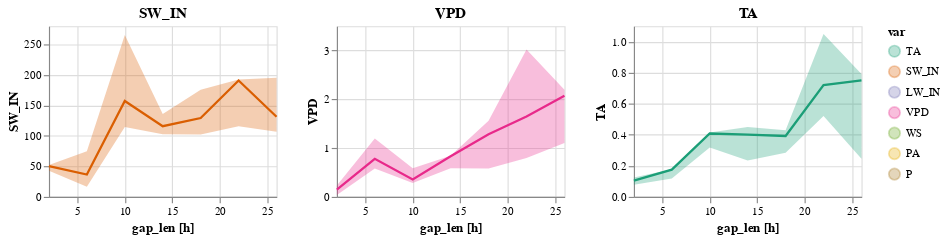

This figure's notebook cell:
### Code cell
facet_wrap(gap_len_agg[gap_len_agg.method == 'KalmanFilter'], _plot_gap_len, 'var')

### Figure 1 — Vega-Lite specification as saved in the notebook (floating-point values rounded to 4 significant figures)
{"config": {"view": {"continuousWidth": 400, "continuousHeight": 300}}, "vconcat": [{"hconcat": [{"layer": [{"mark": "line", "encoding": {"color": {"field": "var", "scale": {"domain": ["TA", "SW_IN", "LW_IN", "VPD", "WS", "PA", "P"], "range": ["#1B9E77", "#D95F02", "#7570B3", "#E7298A", "#66A61E", "#E6AB02", "#A6761D", "#666666"]}, "type": "nominal"}, "x": {"axis": {"labelAngle": 0}, "field": "gap_len", "title": "gap_len [h]", "type": "quantitative"}, "y": {"field": "median", "title": "SW_IN", "type": "quantitative"}}}, {"mark": "errorband", "encoding": {"color": {"field": "var", "type": "nominal"}, "x": {"field": "gap_len", "type": "quantitative"}, "y": {"field": "Q1", "title": "SW_IN", "type": "quantitative"}, "y2": {"field": "Q3"}}}], "height": 150, "title": "SW_IN", "width": 200}, {"layer": [{"mark": "line", "encoding": {"color": {"field": "var", "scale": {"domain": ["TA", "SW_IN", "LW_IN", "VPD", "WS", "PA", "P"], "range": ["#1B9E77", "#D95F02", "#7570B3", "#E7298A", "#66A61E", "#E6AB02", "#A6761D", "#666666"]}, "type": "nominal"}, "x": {"axis": {"labelAngle": 0}, "field": "gap_len", "title": "gap_len [h]", "type": "quantitative"}, "y": {"field": "median", "title": "VPD", "type": "quantitative"}}}, {"mark": "errorband", "encoding": {"color": {"field": "var", "type": "nominal"}, "x": {"field": "gap_len", "type": "quantitative"}, "y": {"field": "Q1", "title": "VPD", "type": "quantitative"}, "y2": {"field": "Q3"}}}], "data": {"name": "data-28f17d9975596f9d6c1cbc82897c5164"}, "height": 150, "title": "VPD", "width": 200}, {"layer": [{"mark": "line", "encoding": {"color": {"field": "var", "scale": {"domain": ["TA", "SW_IN", "LW_IN", "VPD", "WS", "PA", "P"], "range": ["#1B9E77", "#D95F02", "#7570B3", "#E7298A", "#66A61E", "#E6AB02", "#A6761D", "#666666"]}, "type": "nominal"}, "x": {"axis": {"labelAngle": 0}, "field": "gap_len", "title": "gap_len [h]", "type": "quantitative"}, "y": {"field": "median", "title": "TA", "type": "quantitative"}}}, {"mark": "errorband", "encoding": {"color": {"field": "var", "type": "nominal"}, "x": {"field": "gap_len", "type": "quantitative"}, "y": {"field": "Q1", "title": "TA", "type": "quantitative"}, "y2": {"field": "Q3"}}}], "data": {"name": "data-cbcca83f23bc4973d20e55b4e889e526"}, "height": 150, "title": "TA", "width": 200}]}], "data": {"name": "data-f4997b9e08b1c65086e82a076fd463f8"}, "resolve": {"scale": {"y": "independent"}}, "$schema": "https://vega.github.io/schema/vega-lite/v5.2.0.json", "datasets": {"data-f4997b9e08b1c65086e82a076fd463f8": [{"var": "SW_IN", "gap_len": 26, "method": "KalmanFilter", "median": 131.4, "Q1": 106.7, "Q3": 195.4, "min": 102.5, "max": 289.6}, {"var": "SW_IN", "gap_len": 22, "method": "KalmanFilter", "median": 190.8, "Q1": 115.9, "Q3": 192.6, "min": 82.36, "max": 210.8}, {"var": "SW_IN", "gap_len": 14, "method": "KalmanFilter", "median": 115.9, "Q1": 102.8, "Q3": 136.1, "min": 97.93, "max": 137.7}, {"var": "SW_IN", "gap_len": 10, "method": "KalmanFilter", "median": 157.2, "Q1": 114.6, "Q3": 265.4, "min": 17.09, "max": 322.9}, {"var": "SW_IN", "gap_len": 18, "method": "KalmanFilter", "median": 129.3, "Q1": 102.4, "Q3": 175.8, "min": 93.15, "max": 303.7}, {"var": "SW_IN", "gap_len": 2, "method": "KalmanFilter", "median": 50.6, "Q1": 42.98, "Q3": 52.13, "min": 29.77, "max": 71.45}, {"var": "SW_IN", "gap_len": 6, "method": "KalmanFilter", "median": 36.59, "Q1": 16.53, "Q3": 74.91, "min": 12.91, "max": 157.2}], "data-28f17d9975596f9d6c1cbc82897c5164": [{"var": "VPD", "gap_len": 6, "method": "KalmanFilter", "median": 0.7798, "Q1": 0.5838, "Q3": 1.199, "min": 0.4863, "max": 3.044}, {"var": "VPD", "gap_len": 2, "method": "KalmanFilter", "median": 0.1467, "Q1": 0.04097, "Q3": 0.2313, "min": 0.0204, "max": 1.033}, {"var": "VPD", "gap_len": 26, "method": "KalmanFilter", "median": 2.073, "Q1": 1.105, "Q3": 2.196, "min": 0.6772, "max": 4.314}, {"var": "VPD", "gap_len": 22, "method": "KalmanFilter", "median": 1.646, "Q1": 0.7981, "Q3": 3.023, "min": 0.5397, "max": 4.677}, {"var": "VPD", "gap_len": 14, "method": "KalmanFilter", "median": 0.8316, "Q1": 0.5868, "Q3": 0.8438, "min": 0.2673, "max": 1.082}, {"var": "VPD", "gap_len": 10, "method": "KalmanFilter", "median": 0.3563, "Q1": 0.2848, "Q3": 0.5891, "min": 0.1139, "max": 1.368}, {"var": "VPD", "gap_len": 18, "method": "KalmanFilter", "median": 1.285, "Q1": 0.5819, "Q3": 1.559, "min": 0.2622, "max": 2.054}], "data-cbcca83f23bc4973d20e55b4e889e526": [{"var": "TA", "gap_len": 18, "method": "KalmanFilter", "median": 0.3925, "Q1": 0.2838, "Q3": 0.4287, "min": 0.2586, "max": 0.7962}, {"var": "TA", "gap_len": 6, "method": "KalmanFilter", "median": 0.1755, "Q1": 0.118, "Q3": 0.1785, "min": 0.07917, "max": 0.3189}, {"var": "TA", "gap_len": 2, "method": "KalmanFilter", "median": 0.1043, "Q1": 0.07866, "Q3": 0.124, "min": 0.007522, "max": 0.1528}, {"var": "TA", "gap_len": 22, "method": "KalmanFilter", "median": 0.7205, "Q1": 0.5206, "Q3": 1.049, "min": 0.2373, "max": 1.058}, {"var": "TA", "gap_len": 26, "method": "KalmanFilter", "median": 0.7501, "Q1": 0.2449, "Q3": 0.792, "min": 0.1679, "max": 1.543}, {"var": "TA", "gap_len": 14, "method": "KalmanFilter", "median": 0.4008, "Q1": 0.2351, "Q3": 0.4509, "min": 0.193, "max": 0.4709}, {"var": "TA", "gap_len": 10, "method": "KalmanFilter", "median": 0.4082, "Q1": 0.3182, "Q3": 0.4144, "min": 0.0498, "max": 0.4933}]}}
